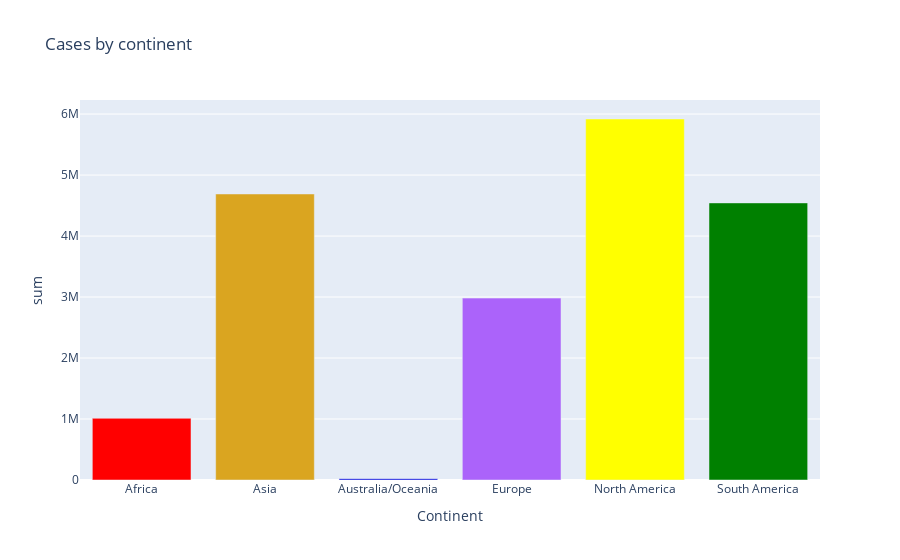

Notebook code cell kept with this figure:
### Code cell
import plotly.express as px

fig = px.bar(cases_by_continent, x=cases_by_continent.Continent, y=cases_by_continent['sum'], color=["red", "goldenrod", "#00D","light blue","yellow","green"], 
color_discrete_map="identity", title="Cases by continent")
fig.show()

### Figure 1 — Plotly figure (JSON) as saved in the notebook; plotly's stock layout.template omitted (floating-point values rounded to 4 significant figures)
{"data": [{"alignmentgroup": "True", "hovertemplate": "Continent=%{x}<br>sum=%{y}<extra></extra>", "legendgroup": "", "marker": {"color": "red", "pattern": {"shape": ""}}, "name": "", "offsetgroup": "", "orientation": "v", "showlegend": false, "textposition": "auto", "type": "bar", "x": ["Africa"], "xaxis": "x", "y": [1011867], "yaxis": "y"}, {"alignmentgroup": "True", "hovertemplate": "Continent=%{x}<br>sum=%{y}<extra></extra>", "legendgroup": "", "marker": {"color": "goldenrod", "pattern": {"shape": ""}}, "name": "", "offsetgroup": "", "orientation": "v", "showlegend": false, "textposition": "auto", "type": "bar", "x": ["Asia"], "xaxis": "x", "y": [4689794], "yaxis": "y"}, {"alignmentgroup": "True", "hovertemplate": "Continent=%{x}<br>sum=%{y}<extra></extra>", "legendgroup": "", "marker": {"color": "#00D", "pattern": {"shape": ""}}, "name": "", "offsetgroup": "", "orientation": "v", "showlegend": false, "textposition": "auto", "type": "bar", "x": ["Australia/Oceania"], "xaxis": "x", "y": [21735], "yaxis": "y"}, {"alignmentgroup": "True", "hovertemplate": "Continent=%{x}<br>sum=%{y}<extra></extra>", "legendgroup": "", "marker": {"color": "light blue", "pattern": {"shape": ""}}, "name": "", "offsetgroup": "", "orientation": "v", "showlegend": false, "textposition": "auto", "type": "bar", "x": ["Europe"], "xaxis": "x", "y": [2982576], "yaxis": "y"}, {"alignmentgroup": "True", "hovertemplate": "Continent=%{x}<br>sum=%{y}<extra></extra>", "legendgroup": "", "marker": {"color": "yellow", "pattern": {"shape": ""}}, "name": "", "offsetgroup": "", "orientation": "v", "showlegend": false, "textposition": "auto", "type": "bar", "x": ["North America"], "xaxis": "x", "y": [5919209], "yaxis": "y"}, {"alignmentgroup": "True", "hovertemplate": "Continent=%{x}<br>sum=%{y}<extra></extra>", "legendgroup": "", "marker": {"color": "green", "pattern": {"shape": ""}}, "name": "", "offsetgroup": "", "orientation": "v", "showlegend": false, "textposition": "auto", "type": "bar", "x": ["South America"], "xaxis": "x", "y": [4543273], "yaxis": "y"}], "layout": {"barmode": "relative", "legend": {"tracegroupgap": 0}, "title": {"text": "Cases by continent"}, "xaxis": {"anchor": "y", "domain": [0, 1], "title": {"text": "Continent"}}, "yaxis": {"anchor": "x", "domain": [0, 1], "title": {"text": "sum"}}}}
